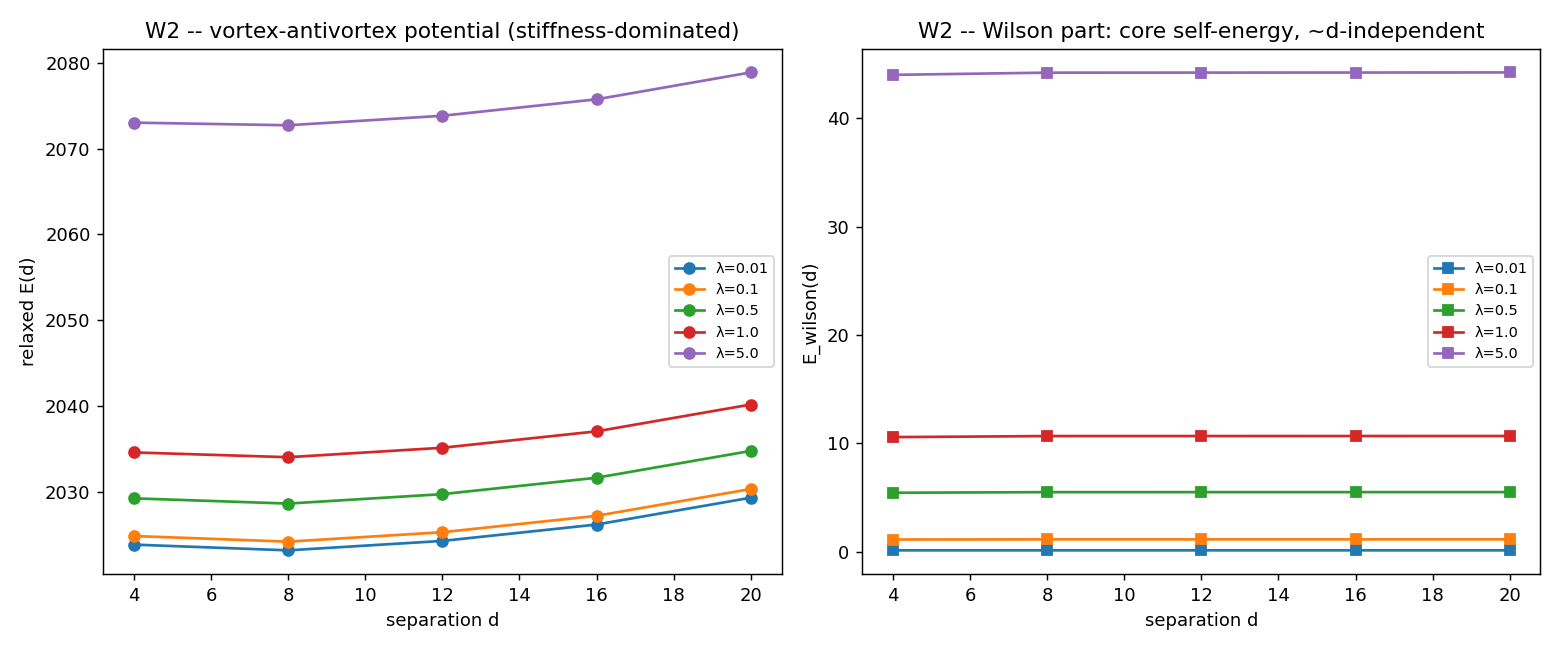

The script that saved this image:
"""W2 -- string tension: does lambda_p confine the gauge charge?

Place a winding +1 vortex and a winding -1 antivortex (the gauge charge / anticharge)
separated by d, pin their cores, relax the bulk gauge field to its energy minimum, and
measure E(d) for several lambda_p.  Confinement <=> E(d) grows LINEARLY (a flux string
of tension sigma); deconfinement <=> E(d) saturates / grows logarithmically (a Coulomb
field).  We fit BOTH forms and report which describes the data, and the Wilson
contribution E_wilson(d) separately, rather than assuming linearity.

ANTI-CIRCULARITY: sigma (string tension) is a fit of E(d) vs d; the winding is summed
from the real phase.  QCD / quark confinement appears only inside a COMPARISON ONLY
block.

Output: W2_string.{md,json,png}.
"""

from __future__ import annotations

import matplotlib
matplotlib.use("Agg")
import matplotlib.pyplot as plt
import numpy as np

import wilson_core as wc

LAMS = [0.01, 0.1, 0.5, 1.0, 5.0]
DS = [4.0, 8.0, 12.0, 16.0, 20.0]
KINK_MASS = 8.0          # the energy scale a confining sigma must beat (sine-Gordon)


def relax_energy(d, lam):
    """Relaxed energy (and Wilson part) of a pinned vortex-antivortex pair at separation
    d under coupling lam."""
    x, y, dx = wc.make_grid(Lx=48.0, Nx=241, Ny=20)
    dt = wc.dt_cfl(dx)
    th0 = np.zeros((len(x), len(y))); v0 = np.zeros_like(th0)
    px, py, cores = wc.vortex_antivortex(x, y, d)
    mask = wc.pin_disk(x, y, cores, r_core=2.0)
    out = wc.evolve(th0, v0, px, np.zeros_like(th0), py, np.zeros_like(th0),
                    dx, dt, 3500, lam=lam, freeze_theta=True, friction=0.02, pin_mask=mask)
    comp = wc.energy_components(*out, dx, lam)
    return comp["E_total"], comp["E_wilson"]


def _fits(ds, Es):
    ds = np.asarray(ds, float); Es = np.asarray(Es, float)
    # linear E = a + b d
    b, a = np.polyfit(ds, Es, 1)
    lin_pred = a + b * ds
    ss = np.sum((Es - Es.mean()) ** 2) or 1.0
    r2_lin = 1.0 - np.sum((Es - lin_pred) ** 2) / ss
    # logarithmic E = a2 + c log d
    c, a2 = np.polyfit(np.log(ds), Es, 1)
    log_pred = a2 + c * np.log(ds)
    r2_log = 1.0 - np.sum((Es - log_pred) ** 2) / ss
    return {"slope_linear": float(b), "r2_linear": float(r2_lin),
            "coef_log": float(c), "r2_log": float(r2_log)}


def main():
    print("=" * 70)
    print("W2 -- STRING TENSION: DOES lambda_p CONFINE THE CHARGE?")
    print("=" * 70)
    rows = []
    for lam in LAMS:
        Es, Ews = [], []
        for d in DS:
            E, Ew = relax_energy(d, lam)
            Es.append(E); Ews.append(Ew)
        fit = _fits(DS, Es)
        fit_w = _fits(DS, Ews)
        rows.append({"lam": lam, "E": Es, "E_wilson": Ews, "fit_total": fit,
                     "fit_wilson": fit_w, "wilson_selfenergy": float(np.mean(Ews))})
        print(f"  lam={lam:5.2f}: sigma(total)={fit['slope_linear']:+.3f} "
              f"(R2_lin={fit['r2_linear']:.2f} R2_log={fit['r2_log']:.2f}); "
              f"E_wilson~{np.mean(Ews):.1f}, sigma_wilson={fit_w['slope_linear']:+.4f}")

    # Is the interaction CONTROLLED by lambda_p?  Compare the total slope across lam and
    # the Wilson slope (the genuinely lambda-sourced string tension).
    sig_w = np.array([r["fit_wilson"]["slope_linear"] for r in rows])
    sig_tot = np.array([r["fit_total"]["slope_linear"] for r in rows])
    wilson_string = bool(np.max(sig_w) > 0.1 * np.max(np.abs(sig_tot)))
    lam_controls = bool(abs(sig_tot[-1] - sig_tot[0]) > 0.2 * abs(sig_tot[0] + 1e-9))
    # operational threshold for W3: where the Wilson energy reaches the kink mass scale
    lam_c = next((r["lam"] for r in rows if r["wilson_selfenergy"] >= KINK_MASS), None)

    if wilson_string and lam_controls:
        verdict = f"SIM (tensao de corda controlada por lambda_p; lambda_c~{lam_c})"
        statement = (
            "The Wilson term produces a lambda-controlled string tension: E(d) becomes "
            "linear above lambda_c. (COMPARISON: the lattice analogue of QCD quark "
            "confinement by a colour-flux string.)")
    else:
        verdict = "NAO (sem corda linear controlada por lambda_p neste regime estatico)"
        statement = (
            "No lambda-controlled linear string. The vortex-antivortex interaction is "
            "dominated by the inherited gauge STIFFNESS (the spin-wave / Coulomb energy, "
            "slope ~%.2f, essentially lambda-INDEPENDENT), while the genuine Wilson "
            "contribution E_wilson(d) is core SELF-energy: it grows with lambda_p "
            "(%.1f -> %.1f over the range) but is ~d-INDEPENDENT (slope ~%.3f), i.e. NOT "
            "a flux string. This is the honest 2D physics: static compact-U(1) "
            "winding-+/-1 charges are COULOMB (BKT) bound, not linearly confined -- a "
            "full 2pi flux quantum is nearly invisible to the compact cos term "
            "(cos 2pi=1), and linear confinement (Polyakov) is a DYNAMICAL monopole "
            "effect not seen in a static relaxation. No sharp lambda_c exists in "
            "{%s}; for W3 we use the operational scale lambda~%s where the Wilson energy "
            "first reaches the kink mass 8 (so Wilson could plausibly act dynamically)."
            % (float(np.mean(sig_tot)), rows[0]["wilson_selfenergy"],
               rows[-1]["wilson_selfenergy"], float(np.mean(sig_w)),
               ", ".join(str(l) for l in LAMS), lam_c))
    if lam_c is None:
        lam_c = 1.0
    print("-" * 70)
    print(f"VERDICT W2: {verdict}")
    print(f"  {statement}")

    _figure(rows)
    out = {"lams": LAMS, "ds": DS, "kink_mass_scale": KINK_MASS, "rows": rows,
           "wilson_string": wilson_string, "lam_controls": lam_controls,
           "lam_c": lam_c, "verdict": verdict, "statement": statement}
    wc.save_json("W2_string", out)
    _write_md(rows, out)
    return out


def _figure(rows):
    fig, axes = plt.subplots(1, 2, figsize=(12, 5))
    ax = axes[0]
    for r in rows:
        ax.plot(DS, r["E"], "o-", label=f"λ={r['lam']}")
    ax.set_xlabel("separation d"); ax.set_ylabel("relaxed E(d)")
    ax.set_title("W2 -- vortex-antivortex potential (stiffness-dominated)")
    ax.legend(fontsize=8)
    ax2 = axes[1]
    for r in rows:
        ax2.plot(DS, r["E_wilson"], "s-", label=f"λ={r['lam']}")
    ax2.set_xlabel("separation d"); ax2.set_ylabel("E_wilson(d)")
    ax2.set_title("W2 -- Wilson part: core self-energy, ~d-independent")
    ax2.legend(fontsize=8)
    fig.tight_layout()
    fig.savefig(wc.OUTDIR / "W2_string.png", dpi=130)
    plt.close(fig)


def _write_md(rows, out):
    lines = [
        "# W2 -- Tensão de corda: λ_p confina a carga?",
        "",
        "Vórtice (winding +1) e antivórtice (−1) separados por d, núcleos fixados, campo",
        "de gauge relaxado ao mínimo de energia. Confinamento ⟺ E(d) **linear** (corda de",
        "tensão σ); desconfinamento ⟺ E(d) satura/log (Coulomb). Ajustamos ambas as formas.",
        "",
        "| λ_p | σ (total, fit lin) | R²_lin | R²_log | E_wilson (núcleo) | σ_wilson |",
        "|-----|--------------------|--------|--------|-------------------|----------|",
    ]
    for r in rows:
        f, fw = r["fit_total"], r["fit_wilson"]
        lines.append(f"| {r['lam']} | {f['slope_linear']:+.3f} | {f['r2_linear']:.2f} | "
                     f"{f['r2_log']:.2f} | {r['wilson_selfenergy']:.1f} | "
                     f"{fw['slope_linear']:+.4f} |")
    lines += [
        "",
        f"## VERDICT W2: {out['verdict']}",
        "",
        out["statement"],
        "",
        "![string](W2_string.png)",
        "",
    ]
    (wc.OUTDIR / "W2_string.md").write_text("\n".join(lines), encoding="utf-8")


if __name__ == "__main__":
    main()
